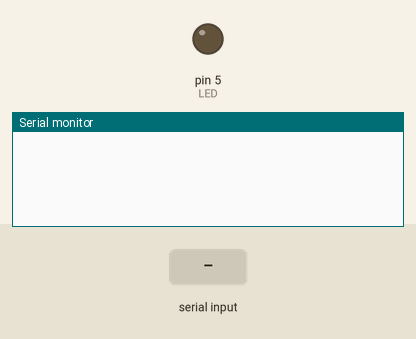
This sketch was run on a simulated Arduino Mega 2560, built with avr-gcc and run on an emulated ATmega2560. Shown: output pins drawn as LEDs (lit = HIGH), the last lines printed to the serial monitor. Inputs (shaded band) come from the test bench.

Above: at 1.2 s.
1.3 s: "A" received over Serial
At 4.1 s:
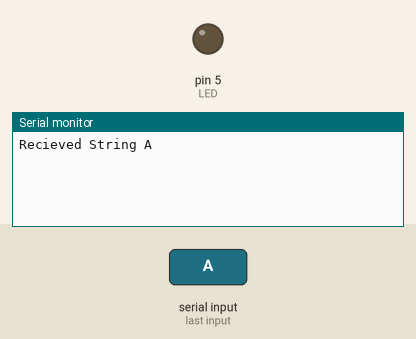
4.3 s: "B" received over Serial
At 7.1 s:
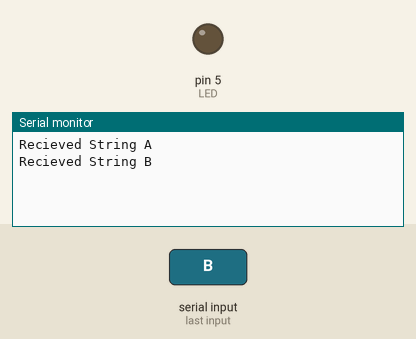
7.3 s: "1" received over Serial
At 10.1 s:
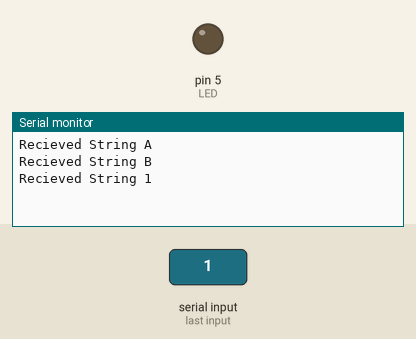

Measured:
- after the input at 1.3 s, the serial monitor: prints a new line after 2.0 s (image 1)
- after the input at 4.3 s, the serial monitor: prints a new line after 2.0 s (image 2)
- after the input at 7.3 s, the serial monitor: prints a new line after 2.0 s (image 3)

The sketch:

ExampleHC05Serial.ino
```cpp
//Connect to HC05 BlueTooth Module (Name: 'LEO', code: '1234')
//Connect Arduino Mega 2560 at COM Port 9
//Upload code
//Connect Serial port to 9

String BT_input;                          // to store input character received via BT.
int LED = 5;                            // device to control

char onChar = 65;
char offChar = 66;

void setup()
{
  Serial.begin(115200);                      //set baud rate of module (115200 on com?)
  pinMode(LED, OUTPUT);
  while (!Serial)
  {
     // wait for serial port to connect. Needed for native USB port only
  }
}

void loop()

 {
  if (Serial.available())
    {
        BT_input = Serial.readString();   // read input string from bluetooth

        uint8_t dataArray[BT_input.length()];
        BT_input.toCharArray(dataArray, BT_input.length());

        for (int i = 0; i < BT_input.length();i++){
          if (dataArray[i]==65)
          {
            digitalWrite(LED, HIGH);
            Serial.println("LED is ON");
          }
          else if (dataArray[i]==66)
          {
            digitalWrite(LED, LOW);
            Serial.println("LED is OFF");
          }
          else
          {
            //Serial.println("Send 'A' to get LED ON");
            //Serial.println("Send 'B' to get LED OFF");
          }
          Serial.println("");
          delay(1000);
        }
        Serial.print("Recieved String ");
        Serial.println(BT_input);
    }

}
```
